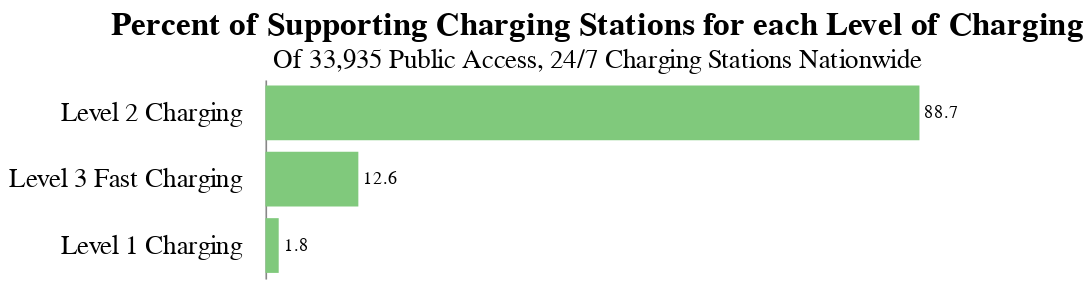

The code cell stored with this chart in its notebook:
### Code cell
bars = alt.Chart(diff_chargers_df).mark_bar(size=33, color='#80c97c').encode(
    x=alt.X(
        'Percent of Supporting Stations:Q',
        axis=None),
    y=alt.Y(
        # encode y using the name, use the movie name to label the axis, sort using the names_l
        'Level:N', sort='-x',
         axis=alt.Axis(ticks=False, title='')
    )
)

text = bars.mark_text(
    align='left',
    baseline='middle',
    dx=3  # Nudges text to right so it doesn't appear on top of the bar
).encode(
    # we'll use the percentage as the text
    text=alt.Text('Percent of Supporting Stations:Q')
)

# finally, we're going to combine the bars and the text and do some styling
percent = (text + bars).configure_mark(
).configure_view(
    # we don't want a stroke around the bars
    strokeWidth=0
).configure_scale(
    # add some padding
    bandPaddingInner=0.1
).properties(
    width=400,
    height=120
).properties(
    # add a title
    title={
      "text": ["Percent of Supporting Charging Stations for each Level of Charging"], 
      "subtitle": 'Of 33,935 Public Access, 24/7 Charging Stations Nationwide ',
      "subtitleFontSize": 16,
      'fontSize': 20
    }
).configure_axis(
    labelFontSize=16,
    labelColor='black',
    labelPadding=15,
)

percent

### Figure 1 — Vega-Lite specification as saved in the notebook (floating-point values rounded to 4 significant figures)
{"usermeta": {"embedOptions": {"theme": "fivethirtyeight"}}, "config": {"view": {"continuousWidth": 400, "continuousHeight": 300, "strokeWidth": 0}, "axis": {"labelColor": "black", "labelFontSize": 16, "labelPadding": 15}, "mark": {}, "scale": {"bandPaddingInner": 0.1}}, "layer": [{"mark": {"type": "text", "align": "left", "baseline": "middle", "dx": 3}, "encoding": {"text": {"type": "quantitative", "field": "Percent of Supporting Stations"}, "x": {"type": "quantitative", "axis": null, "field": "Percent of Supporting Stations"}, "y": {"type": "nominal", "axis": {"ticks": false, "title": ""}, "field": "Level", "sort": "-x"}}}, {"mark": {"type": "bar", "color": "#80c97c", "size": 33}, "encoding": {"x": {"type": "quantitative", "axis": null, "field": "Percent of Supporting Stations"}, "y": {"type": "nominal", "axis": {"ticks": false, "title": ""}, "field": "Level", "sort": "-x"}}}], "data": {"name": "data-3ae9444259333cef110447455a33f9ca"}, "height": 120, "title": {"text": ["Percent of Supporting Charging Stations for each Level of Charging"], "subtitle": "Of 33,935 Public Access, 24/7 Charging Stations Nationwide ", "subtitleFontSize": 16, "fontSize": 20}, "width": 400, "$schema": "https://vega.github.io/schema/vega-lite/v4.8.1.json", "datasets": {"data-3ae9444259333cef110447455a33f9ca": [{"Level": "Level 1 Charging", "Primary Applications": "Residential", "Charge Rate (Miles/hr)": "2 - 5", "Charge Ports": "J1772", "Number of Supporting Stations": 627, "Percent of Supporting Stations": 1.8}, {"Level": "Level 2 Charging", "Primary Applications": "Residental & Commercial", "Charge Rate (Miles/hr)": "10 - 20", "Charge Ports": "J1772", "Number of Supporting Stations": 30122, "Percent of Supporting Stations": 88.7}, {"Level": "Level 3 Fast Charging", "Primary Applications": "Commercial", "Charge Rate (Miles/hr)": "180 - 240", "Charge Ports": "CCS, CHAdeMO, & Tesla", "Number of Supporting Stations": 4264, "Percent of Supporting Stations": 12.6}]}}
